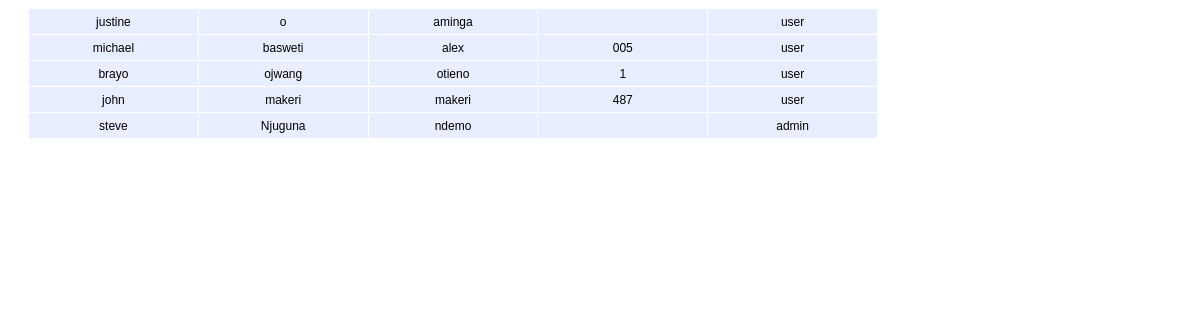
Page /allusers.php on the earlier database version.
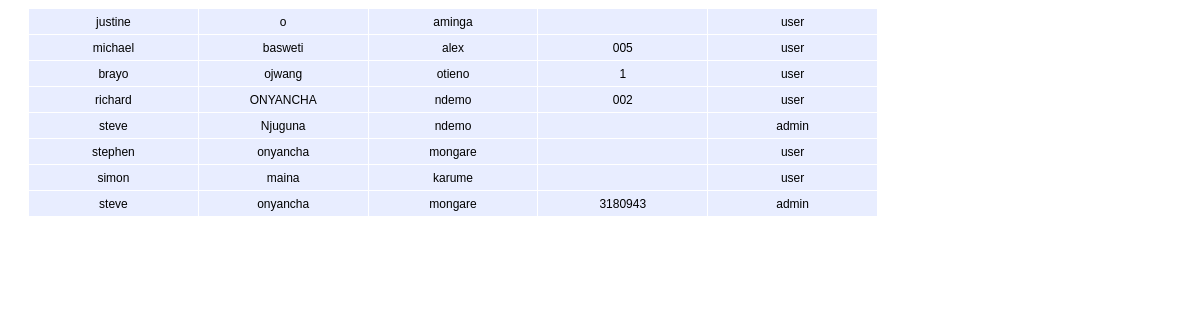
Same page on the later database version.
### tables this page shows
CREATE TABLE `tbuser` (
  `id` varchar(10) NOT NULL,
  `email` varchar(30) NOT NULL,
  `fname` varchar(255) NOT NULL,
  `mi` varchar(255) NOT NULL,
  `lname` varchar(255) NOT NULL,
  `priv` varchar(255) NOT NULL,
  `password` varchar(255) NOT NULL
);

### allusers.php (the view, shortened to what this page needs)
<table width="850" border="0" cellspacing="1" style=" margin-left:20px;background:;font-size:12px; font-family:Verdana, Geneva, sans-serif;">
<?php
	include('database/config.php');
$q="select * from tbuser";
$rs=mysqli_query($link,$q);
while($row=mysqli_fetch_array($rs)){
	?>
  <tr bgcolor="#E8EDFF" align="center" class="hr" height="25">
    <td width="150">
	<?php echo $row['fname'];?>
    </td>
    <td  width="150"><?php echo $row['lname']; ?></td>
    <td width="150"><?php echo $row['mi']; ?></td>
      <td width="150"><?php echo $row['id']; ?></td>
      <td width="150"><?php echo $row['priv']; ?></td>
  </tr>
<?php	}
?>
<tr height="25">
<td colspan="6">
</td>
</tr>
</table>

Differences in the rows shown:
removed tbuser: fname "john", lname "makeri", mi "makeri", id "487", priv "user"
added tbuser: fname "richard", lname "ONYANCHA", mi "ndemo", id "002", priv "user"
added tbuser: fname "stephen", lname "onyancha", mi "mongare", priv "user"
added tbuser: fname "simon", lname "maina", mi "karume", priv "user"
added tbuser: fname "steve", lname "onyancha", mi "mongare", id "3180943", priv "admin"
